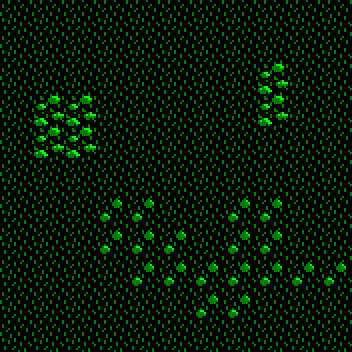

This is a level from a 2D game, rendered from its Tiled map with the project's own tilesets. A one-line summary and the map file follow, with tile-layer data summarised:
An orthogonal 11x11 tile map with 32x32 px tiles, 1 tile layer (Terrain) and 1 object (spawn).

<map version="1.10" tiledversion="1.10.2" orientation="orthogonal" renderorder="right-down" width="11" height="11" tilewidth="32" tileheight="32" infinite="0" nextlayerid="4" nextobjectid="4">
 <editorsettings>
  <export target="smap_grass.json" format="json" />
 </editorsettings>
 <properties>
  <property name="NavWorld" type="bool" value="false" />
 </properties>
 <tileset firstgid="1" name="Tiles" tilewidth="32" tileheight="32" tilecount="512" columns="32">
  <image source="tiles.png" width="1024" height="512" />
 </tileset>
 <group id="2" name="Grass">
  <layer id="1" name="Terrain" width="11" height="11">
   <data>[121 cells, 121 non-empty, 3 distinct tile ids]</data>
  </layer>
  <objectgroup id="3" name="Objects">
   <properties>
    <property name="NavWorld" type="bool" value="false" />
   </properties>
   <object id="1" name="party" type="spawn" x="177" y="303" />
  </objectgroup>
 </group>
</map>
